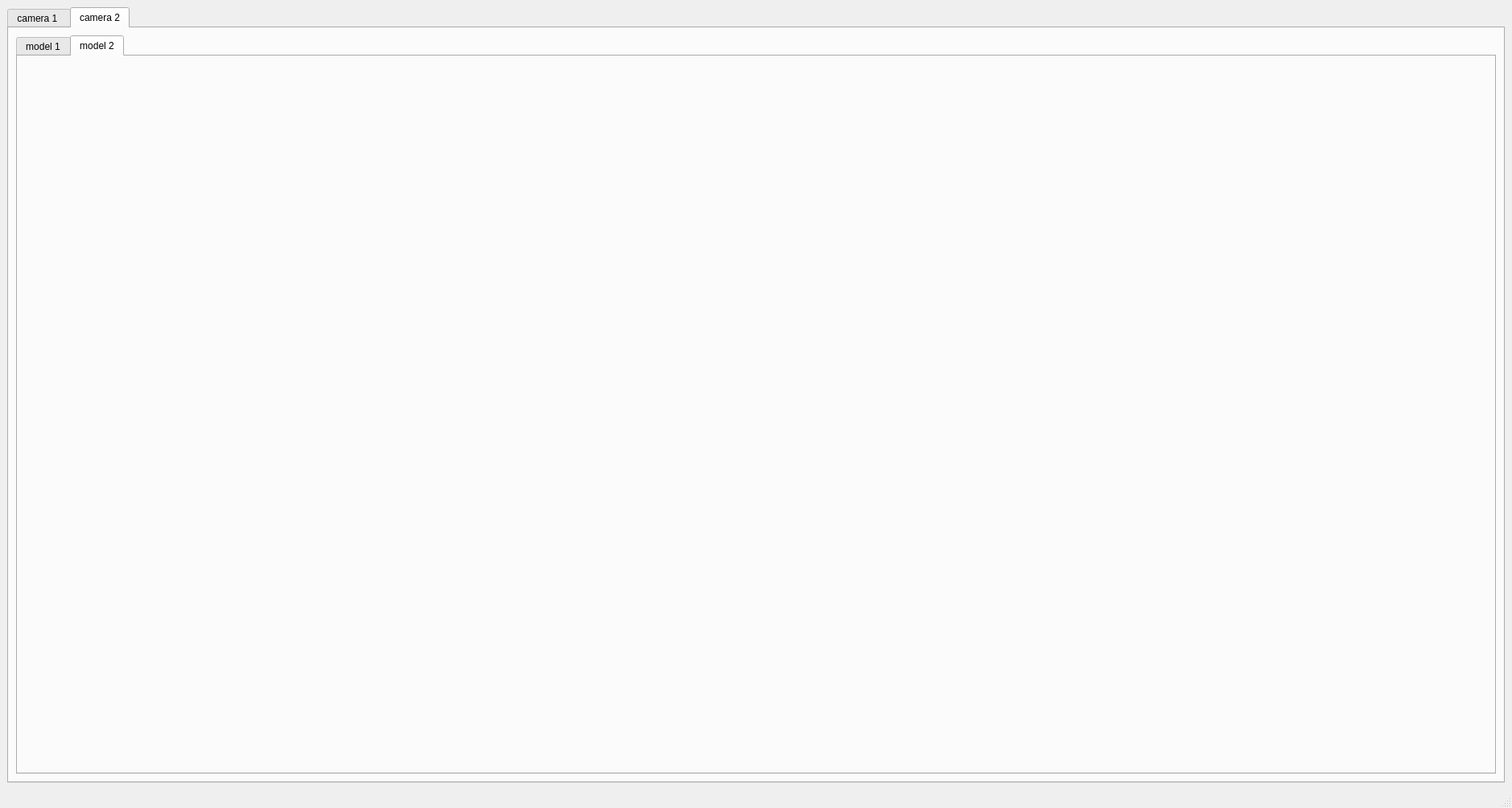
<?xml version="1.0" encoding="UTF-8"?>
<ui version="4.0">
 <class>MainWindow</class>
 <widget class="QMainWindow" name="MainWindow">
  <property name="geometry">
   <rect>
    <x>0</x>
    <y>0</y>
    <width>1879</width>
    <height>1004</height>
   </rect>
  </property>
  <property name="windowTitle">
   <string>Core Parameter Module</string>
  </property>
  <property name="windowIcon">
   <iconset>
    <normaloff>assert/icon/package.png</normaloff>assert/icon/package.png</iconset>
  </property>
  <widget class="QWidget" name="centralwidget">
   <layout class="QHBoxLayout" name="horizontalLayout_2">
    <item>
     <widget class="QTabWidget" name="tabWidget">
      <property name="currentIndex">
       <number>1</number>
      </property>
      <property name="movable">
       <bool>true</bool>
      </property>
      <widget class="QWidget" name="tab">
       <attribute name="title">
        <string>camera 1 </string>
       </attribute>
       <layout class="QHBoxLayout" name="horizontalLayout">
        <item>
         <widget class="QTabWidget" name="tabWidget_2">
          <property name="currentIndex">
           <number>0</number>
          </property>
          <widget class="QWidget" name="tab_3">
           <attribute name="title">
            <string>model 1</string>
           </attribute>
          </widget>
          <widget class="QWidget" name="tab_4">
           <attribute name="title">
            <string>model 2</string>
           </attribute>
          </widget>
         </widget>
        </item>
       </layout>
      </widget>
      <widget class="QWidget" name="tab_2">
       <attribute name="title">
        <string>camera 2</string>
       </attribute>
       <layout class="QHBoxLayout" name="horizontalLayout_3">
        <item>
         <widget class="QTabWidget" name="tabWidget_3">
          <property name="currentIndex">
           <number>1</number>
          </property>
          <widget class="QWidget" name="tab_5">
           <attribute name="title">
            <string>model 1</string>
           </attribute>
          </widget>
          <widget class="QWidget" name="tab_6">
           <attribute name="title">
            <string>model 2</string>
           </attribute>
          </widget>
         </widget>
        </item>
       </layout>
      </widget>
     </widget>
    </item>
   </layout>
  </widget>
  <widget class="QMenuBar" name="menubar">
   <property name="geometry">
    <rect>
     <x>0</x>
     <y>0</y>
     <width>1879</width>
     <height>21</height>
    </rect>
   </property>
  </widget>
  <widget class="QStatusBar" name="statusbar"/>
 </widget>
 <resources/>
 <connections/>
</ui>
